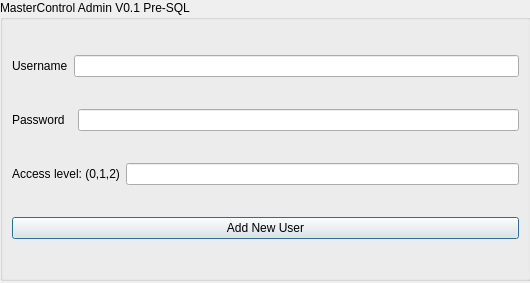
<?xml version="1.0" encoding="UTF-8"?>
<ui version="4.0">
 <class>AddNewUser</class>
 <widget class="QDialog" name="AddNewUser">
  <property name="geometry">
   <rect>
    <x>0</x>
    <y>0</y>
    <width>530</width>
    <height>283</height>
   </rect>
  </property>
  <property name="windowTitle">
   <string>Dialog</string>
  </property>
  <widget class="QGroupBox" name="groupBox">
   <property name="geometry">
    <rect>
     <x>0</x>
     <y>0</y>
     <width>531</width>
     <height>281</height>
    </rect>
   </property>
   <property name="title">
    <string>MasterControl Admin V0.1 Pre-SQL</string>
   </property>
   <layout class="QVBoxLayout" name="verticalLayout">
    <item>
     <layout class="QHBoxLayout" name="horizontalLayout">
      <item>
       <widget class="QLabel" name="label">
        <property name="text">
         <string>Username</string>
        </property>
       </widget>
      </item>
      <item>
       <widget class="QLineEdit" name="Username"/>
      </item>
     </layout>
    </item>
    <item>
     <layout class="QHBoxLayout" name="horizontalLayout_2">
      <item>
       <widget class="QLabel" name="label_2">
        <property name="text">
         <string>Password  </string>
        </property>
       </widget>
      </item>
      <item>
       <widget class="QLineEdit" name="Password"/>
      </item>
     </layout>
    </item>
    <item>
     <layout class="QHBoxLayout" name="horizontalLayout_3">
      <item>
       <widget class="QLabel" name="label_3">
        <property name="text">
         <string>Access level: (0,1,2)</string>
        </property>
       </widget>
      </item>
      <item>
       <widget class="QLineEdit" name="AccessLevel"/>
      </item>
     </layout>
    </item>
    <item>
     <widget class="QPushButton" name="confirmButton">
      <property name="text">
       <string>Add New User</string>
      </property>
     </widget>
    </item>
   </layout>
  </widget>
 </widget>
 <resources/>
 <connections/>
</ui>
